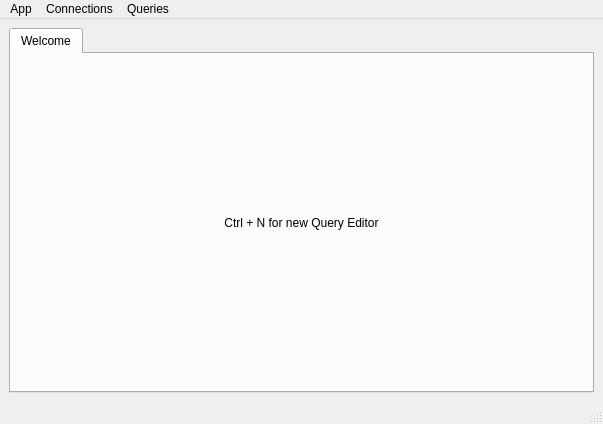
<?xml version="1.0" encoding="UTF-8"?>
<ui version="4.0">
 <class>MainWindow</class>
 <widget class="QMainWindow" name="MainWindow">
  <property name="geometry">
   <rect>
    <x>0</x>
    <y>0</y>
    <width>603</width>
    <height>424</height>
   </rect>
  </property>
  <property name="windowTitle">
   <string>Queries</string>
  </property>
  <widget class="QWidget" name="centralwidget">
   <property name="autoFillBackground">
    <bool>true</bool>
   </property>
   <layout class="QHBoxLayout" name="horizontalLayout">
    <item>
     <widget class="QTabWidget" name="tabWidgetQueryEditor">
      <widget class="QWidget" name="tab">
       <attribute name="title">
        <string>Welcome</string>
       </attribute>
       <layout class="QVBoxLayout" name="verticalLayout">
        <item>
         <widget class="QLabel" name="label">
          <property name="layoutDirection">
           <enum>Qt::LeftToRight</enum>
          </property>
          <property name="text">
           <string>Ctrl + N for new Query Editor</string>
          </property>
          <property name="alignment">
           <set>Qt::AlignCenter</set>
          </property>
         </widget>
        </item>
       </layout>
      </widget>
     </widget>
    </item>
   </layout>
  </widget>
  <widget class="QMenuBar" name="menubar">
   <property name="geometry">
    <rect>
     <x>0</x>
     <y>0</y>
     <width>603</width>
     <height>17</height>
    </rect>
   </property>
   <widget class="QMenu" name="menuConnections">
    <property name="title">
     <string>Connections</string>
    </property>
    <addaction name="actionNewConn"/>
   </widget>
   <widget class="QMenu" name="menuApp">
    <property name="title">
     <string>App</string>
    </property>
    <addaction name="actionExitApp"/>
   </widget>
   <widget class="QMenu" name="menuQueries">
    <property name="title">
     <string>Queries</string>
    </property>
    <addaction name="actionNewQuerySession"/>
   </widget>
   <addaction name="menuApp"/>
   <addaction name="menuConnections"/>
   <addaction name="menuQueries"/>
  </widget>
  <widget class="QStatusBar" name="statusbar"/>
  <action name="actionNewConn">
   <property name="text">
    <string>New</string>
   </property>
   <property name="shortcut">
    <string>Ctrl+Shift+N</string>
   </property>
  </action>
  <action name="actionExitApp">
   <property name="text">
    <string>Exit</string>
   </property>
   <property name="shortcut">
    <string>Ctrl+Q</string>
   </property>
  </action>
  <action name="actionNewQuerySession">
   <property name="text">
    <string>New Session</string>
   </property>
   <property name="shortcut">
    <string>Ctrl+N</string>
   </property>
  </action>
 </widget>
 <resources/>
 <connections>
  <connection>
   <sender>actionNewConn</sender>
   <signal>triggered()</signal>
   <receiver>MainWindow</receiver>
   <slot>openNewConnDialog()</slot>
   <hints>
    <hint type="sourcelabel">
     <x>-1</x>
     <y>-1</y>
    </hint>
    <hint type="destinationlabel">
     <x>315</x>
     <y>211</y>
    </hint>
   </hints>
  </connection>
  <connection>
   <sender>actionExitApp</sender>
   <signal>triggered()</signal>
   <receiver>MainWindow</receiver>
   <slot>close()</slot>
   <hints>
    <hint type="sourcelabel">
     <x>-1</x>
     <y>-1</y>
    </hint>
    <hint type="destinationlabel">
     <x>315</x>
     <y>211</y>
    </hint>
   </hints>
  </connection>
  <connection>
   <sender>actionNewQuerySession</sender>
   <signal>triggered()</signal>
   <receiver>MainWindow</receiver>
   <slot>newQuerySessionTab()</slot>
   <hints>
    <hint type="sourcelabel">
     <x>-1</x>
     <y>-1</y>
    </hint>
    <hint type="destinationlabel">
     <x>301</x>
     <y>211</y>
    </hint>
   </hints>
  </connection>
 </connections>
 <slots>
  <slot>openNewConnDialog()</slot>
  <slot>selectedConnChanged(int)</slot>
  <slot>executeQuery()</slot>
  <slot>newQuerySessionTab()</slot>
 </slots>
</ui>
